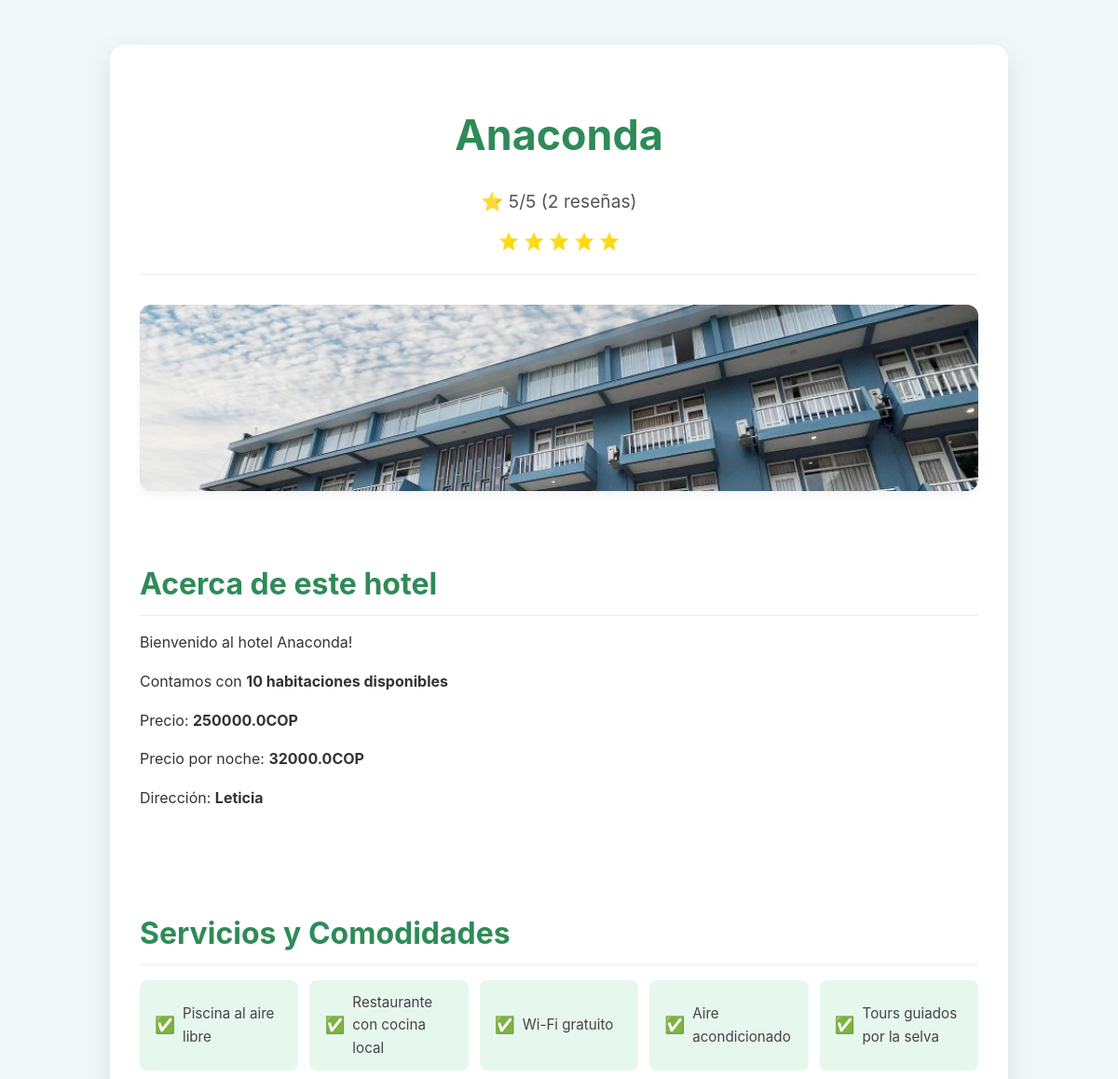
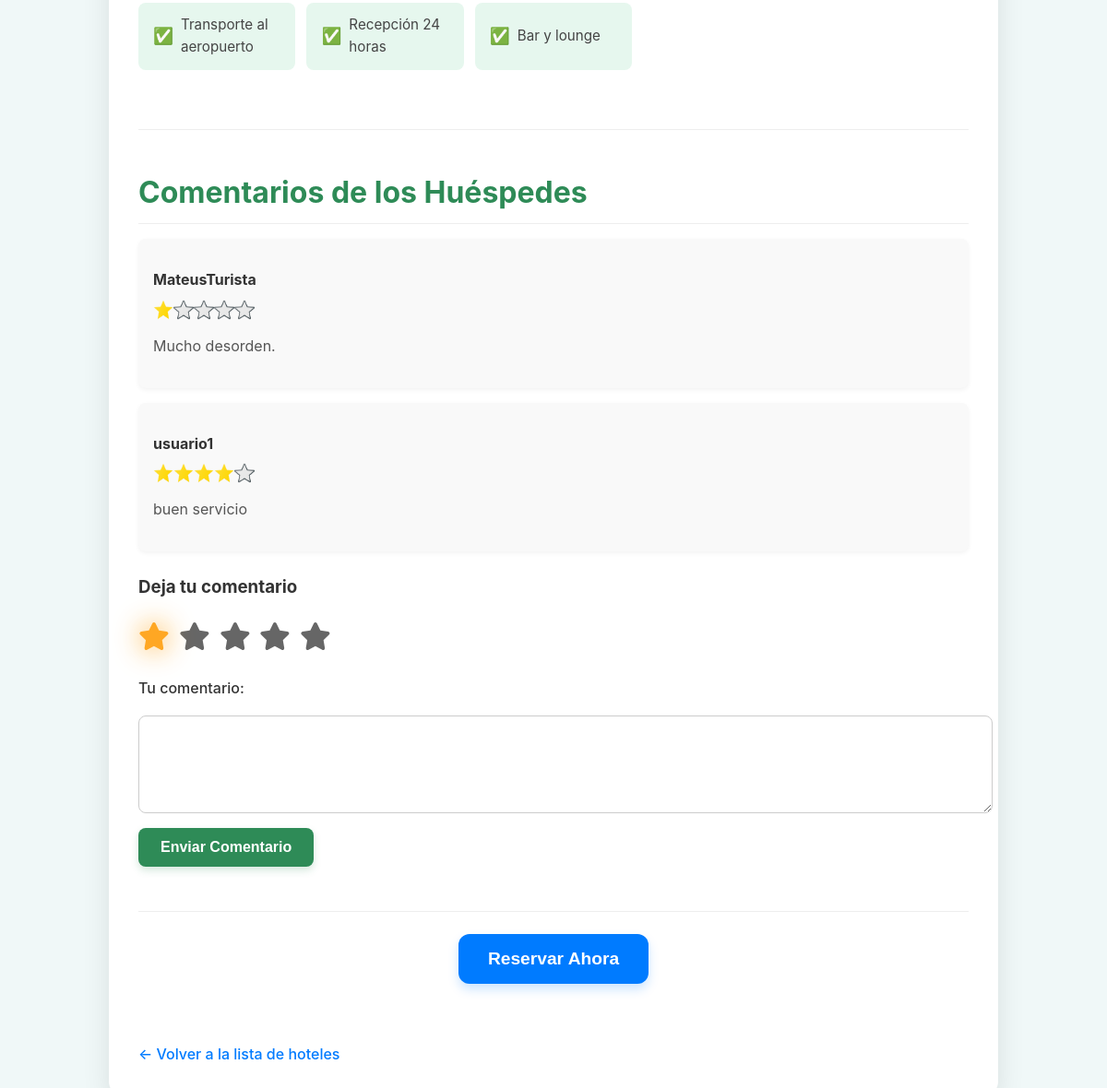
The app's page /buscar_hotel/Anaconda/ (signed in) with its own data (2 pictures, top to bottom).
### hoteles/models.py (models this page shows)
class Hoteles(models.Model):
    dueno = models.ForeignKey(User,on_delete=models.CASCADE)
    nombre = models.CharField(max_length=30)
    precio = models.FloatField(default=0)
    precio_noche = models.FloatField(default=0)
    descripcion = models.TextField(max_length=600)
    estrellas = models.IntegerField(default=1,validators=[MinValueValidator(1), MaxValueValidator(5)])
    ubicacion = models.TextField()
    """  resenas = models.IntegerField(default=0) """
    habitaciones = models.IntegerField(default=0,null=False)
    habitaciones_libres = models.IntegerField(default=0, validators=[MinValueValidator(0)])
    class Meta:
        permissions = [("can_register_hotels", "Registrar hoteles")]

class ImagenesH(models.Model):
    fk_hoteles = models.ForeignKey(Hoteles,on_delete=models.CASCADE)
    imagen = models.ImageField(upload_to="hoteles",null=True)

class Comentarios(models.Model):
    fk_hotel = models.ForeignKey(Hoteles,on_delete=models.CASCADE)
    fk_usuario = models.ForeignKey(User,on_delete=models.CASCADE)
    comentario = models.CharField(max_length=600)
    estrellas = models.IntegerField(default=1, validators=[MinValueValidator(1),MaxValueValidator(5)])

### login/models.py (models this page shows)
class User(AbstractUser):
    ROLE_CHOICES = [
        ('admin', 'Administrador'),
        ('Empresario', 'Empresario'),
        ('tourist', 'Turista'),
    ]
    role = models.CharField(max_length=10, choices=ROLE_CHOICES, default='tourist')
    groups = models.ManyToManyField(
        'auth.Group',
        related_name='custom_user_groups',  # Cambia el nombre relacionado
        blank=True,
        help_text='The groups this user belongs to.',
        verbose_name='groups',
    )
    user_permissions = models.ManyToManyField(
        'auth.Permission',
        related_name='custom_user_permissions',  # Cambia el nombre relacionado
        blank=True,
        help_text='Specific permissions for this user.',
        verbose_name='user permissions',
    )

### login/views.py (the view)
# urls.py: path('buscar_hotel/<str:nombre>/',buscar_hotel, name='buscar_hotel'),
def buscar_hotel(request,nombre):
    info_comentarios = []
    try:
        hotel = Hoteles.objects.get(nombre__iexact=nombre)
        comentarios = Comentarios.objects.filter(fk_hotel = hotel)
        for c in comentarios:
            usuario = c.fk_usuario
            info_comentarios.append({"usuario":usuario,"id":c.pk,"comentario":c.comentario,"estrellas_llenas_c":list(range(c.estrellas)),"estrellas_vacias_c":list(range(5 - c.estrellas))})
        ya_comento = Comentarios.objects.filter(fk_hotel = hotel,fk_usuario = request.user).exists()
    except Hoteles.DoesNotExist:
        hoteles = Hoteles.objects.all()
        informacion = []
        for h in hoteles:
            imgs = ImagenesH.objects.filter(fk_hoteles=h)
            informacion.append({"hotel": h, "imagenes": imgs})
        return render(request, "home.html", {"informacion": informacion})
    imagenes = ImagenesH.objects.filter(fk_hoteles = hotel)
    """   for img in imagenes:
        list_imagenes.append(img.imagen.url) """
    return render(request, "info_hotel.html",{"hotel":hotel,"imagenes": imagenes,"estrellas_llenas": range(hotel.estrellas), "estrellas_vacias": range(5 - hotel.estrellas),"comentarios":info_comentarios,"ya_comento":ya_comento})

### login/backend.py (called while the page is built)
    def get_user(self, user_id):
        User = get_user_model()
        try:
            return User.objects.get(pk=user_id)
        except User.DoesNotExist:
            return None

### login/templates/info_hotel.html (shortened to what this page needs)
{% load static %}
<!DOCTYPE html>
<html lang="es">
<head>
    <link rel="stylesheet" href="{% static '/css/info_hotel.css' %}">
</head>
<body>
    <div class="hotel-detail-container">
        <div class="hotel-header">
            <h1>{{hotel.nombre}}</h1>
            <p class="valoracion">⭐ {{hotel.estrellas}}/5 ({{comentarios|length}} reseñas)</p>
            <div class="container-estrellas">
                {% for i in estrellas_llenas %}
                <img class="estrella" src="{% static 'img/iconos/estrella.png' %}" alt="Estrella">
                {% endfor %}
            </div>
        </div>
        <div class="image-carousel">
            {% for img in imagenes %}
            <img src="{{img.imagen.url}}" alt="Imagen del Hotel 1">
            {% endfor %}
        </div>
        <div class="info-section">
            <h2>Acerca de este hotel</h2>
            <p>{{ hotel.descripcion }}</p>
            <p>Contamos con <strong>{{hotel.habitaciones_libres}} habitaciones disponibles</strong></p>
            <p class="precio">Precio: <strong>{{hotel.precio}}COP</strong></p>
            <p class="precio">Precio por noche: <strong>{{hotel.precio_noche}}COP</strong></p>
            <p class="precio">Dirección: <strong>{{hotel.ubicacion}}</strong></p>
        </div>
        <div class="info-section">
            <h2>Servicios y Comodidades</h2>
            <ul>
                <li>Piscina al aire libre</li>
                <li>Restaurante con cocina local</li>
                <li>Wi-Fi gratuito</li>
                <li>Aire acondicionado</li>
                <li>Tours guiados por la selva</li>
                <li>Transporte al aeropuerto</li>
                <li>Recepción 24 horas</li>
                <li>Bar y lounge</li>
            </ul>
        </div>
        <div class="comments-section">
            <h2>Comentarios de los Huéspedes</h2>
            <ul class="comment-list">
                {% if comentarios|length > 0 %}
                {% for c in comentarios %}
                <li class="comment-item">
                    <div class="encabezado-comentario">
                        {% if request.user.id == c.usuario.id %}
                          <p class="comment-author">{{c.usuario.username}}</p> <a href="{% url 'delete-comentarios'  c.id hotel.id %}" aria-label="Delete item"
                            class="delete-button">
                            <svg class="trash-svg" viewBox="0 -10 64 74" xmlns="http://www.w3.org/2000/svg">
                                <g id="trash-can">
                                    <rect x="16" y="24" width="32" height="30" rx="3" ry="3" fill="#e74c3c"></rect>
                                    <g transform-origin="12 18" id="lid-group">
                                        <rect x="12" y="12" width="40" height="6" rx="2" ry="2" fill="#c0392b"></rect>
                                        <rect x="26" y="8" width="12" height="4" rx="2" ry="2" fill="#c0392b"></rect>
                                    </g>
                                </g>
                            </svg>
                        </a>
                        {% else %}
                        <p class="comment-author">{{c.usuario.username}}</p>
                        {% endif %}
                    </div>
                    <div class="cont-estrella">
                        {% for i in c.estrellas_llenas_c %}
                        <img class="estrella" src="{% static 'img/iconos/estrella.png' %}" alt="Estrella">
                        {% endfor %}
                        {% for i in c.estrellas_vacias_c %}
                        <img class="estrella" src="{% static 'img/iconos/estrella_vacia.png' %}" alt="Estrella">
                        {% endfor %}
                    </div>
                    <p class="comment-text">{{c.comentario}}</p>
                </li>
                {% endfor %}
                {% else %}
                <div class="cont-sin-comentarios">
                    <img src="{% static '/img/img/capibara.webp' %}" alt="">
                </div>
                {% endif %}
            </ul>
            <h3>Deja tu comentario</h3>
            <form class="comment-form" method="post" action="{% url 'create-comentarios' %}">
                <div class="radio">
                    <label for="rating-5" title="5 stars">
                    </label>
                    <label for="rating-4" title="4 stars">
                    </label>
                    <label for="rating-3" title="3 stars">
                    </label>
                    <label for="rating-2" title="2 stars">
                    </label>
                    <label for="rating-1" title="1 star">
                    </label>
                </div>
                <label for="comment-text-area">Tu comentario:</label>
                <textarea id="comment-text-area" name="comentario" required></textarea>
                {%if ya_comento %}
                <p class="info"><b>Ya has dejado un comentario para este hotel </b></p>
                <button type="submit" disabled>Enviar Comentario</button>
                {% else %}
                <button type="submit">Enviar Comentario</button>
                {% endif %}
            </form>
        </div>
        <div class="action-button-container">
            <button class="action-button">Reservar Ahora</button>
        </div>
        <a href="{% url 'home' %}" class="back-button">← Volver a la lista de hoteles</a>
    </div>
</body>
</html>

### static/css/info_hotel.css (style rules this page uses)
body { font-family: "Inter", sans-serif; margin: 0; background-image: url("../img/img/fondo_i.png"); background-repeat: no-repeat; background-size: cover; background-color: #f0f8f8; color: #333; line-height: 1.6; }
.hotel-detail-container { max-width: 900px; margin: 3rem auto; background-color: #ffffff; border-radius: 1rem; box-shadow: 0 10px 30px rgba(0, 0, 0, 0.1); overflow: hidden; padding: 2rem; display: flex; flex-direction: column; gap: 2rem; }
.hotel-header { text-align: center; border-bottom: 1px solid #eee; padding-bottom: 1.5rem; }
.hotel-header h1 { font-size: 2.8rem; color: #2e8b57; margin-bottom: 0.5rem; }
.hotel-header .valoracion { font-size: 1.2rem; color: #555; margin-bottom: 1rem; }
.hotel-header .container-estrellas { display: flex; justify-content: center; gap: 0.3rem; margin-top: 0.5rem; }
.estrella { width: 22px; height: 22px; }
.image-carousel { display: grid; grid-template-columns: repeat(auto-fit, minmax(250px, 1fr)); gap: 1rem; }
.image-carousel img { width: 100%; height: 200px; object-fit: cover; border-radius: 0.75rem; box-shadow: 0 4px 10px rgba(0, 0, 0, 0.05); }
.info-section { padding: 1rem 0; }
.info-section h2 { font-size: 2rem; color: #2e8b57; margin-bottom: 1rem; border-bottom: 1px solid #eee; padding-bottom: 0.5rem; }
.info-section p { margin-bottom: 1rem; }
.info-section ul { list-style: none; padding: 0; display: grid; grid-template-columns: repeat(auto-fit, minmax(150px, 1fr)); gap: 0.75rem; }
.info-section ul li { background-color: #e6f7ee; padding: 0.75rem 1rem; border-radius: 0.5rem; font-size: 0.95rem; color: #444; display: flex; align-items: center; gap: 0.5rem; }
.info-section ul li::before { content: '✅'; font-size: 1.1rem; }
.comments-section { padding: 1rem 0; border-top: 1px solid #eee; }
.comments-section h2 { font-size: 2rem; color: #2e8b57; margin-bottom: 1rem; border-bottom: 1px solid #eee; padding-bottom: 0.5rem; }
.comment-list { list-style: none; padding: 0; margin-bottom: 1.5rem; }
.comment-item { background-color: #f9f9f9; border-radius: 0.5rem; padding: 1rem; margin-bottom: 1rem; box-shadow: 0 2px 5px rgba(0, 0, 0, 0.05); }
.encabezado-comentario { display: flex; }
.comment-author { font-weight: bold; color: #333; margin-bottom: 0.5rem; }
.cont-estrella { display: flex; flex-direction: row; }
.comment-text { color: #555; }
.comment-form { display: flex; flex-direction: column; gap: 1rem; }
.comment-form label { font-weight: 500; color: #333; }
.comment-form textarea { width: 100%; padding: 0.75rem; border: 1px solid #ccc; border-radius: 0.5rem; font-family: "Inter", sans-serif; font-size: 1rem; resize: vertical; min-height: 80px; }
.comment-form button { background-color: #2e8b57; color: white; border: none; padding: 0.75rem 1.5rem; border-radius: 0.5rem; cursor: pointer; font-size: 1rem; font-weight: 600; transition: background-color 0.3s ease, transform 0.2s ease; box-shadow: 0 4px 8px rgba(46, 139, 87, 0.2); align-self: flex-start; }
.action-button-container { text-align: center; padding-top: 1.5rem; border-top: 1px solid #eee; }
.action-button { background-color: #007bff; color: white; border: none; padding: 1rem 2rem; border-radius: 0.75rem; cursor: pointer; font-size: 1.2rem; font-weight: 600; transition: background-color 0.3s ease, transform 0.2s ease; box-shadow: 0 6px 12px rgba(0, 123, 255, 0.2); }
.back-button { display: inline-block; margin-top: 2rem; text-decoration: none; color: #007bff; font-weight: 500; font-size: 1rem; transition: color 0.3s ease; }
.radio { display: flex; justify-content: flex-end; gap: 10px; flex-direction: row-reverse; }
.radio>label { cursor: pointer; font-size: 30px; position: relative; display: inline-block; transition: transform 0.3s ease; }
.radio>label>svg { fill: #666; transition: fill 0.3s ease; }
.radio>label::before, .radio>label::after { content: ""; position: absolute; width: 6px; height: 6px; background-color: #ff9e0b; border-radius: 50%; opacity: 0; transform: scale(0); transition: transform 0.4s ease, opacity 0.4s ease; animation: particle-explosion 1s ease-out; }
.radio>label::before { top: -15px; left: 50%; transform: translateX(-50%) scale(0); }
.radio>label::after { bottom: -15px; left: 50%; transform: translateX(-50%) scale(0); }
.radio>input:checked+label>svg, .radio>input:checked+label~label>svg { fill: #ff9e0b; filter: drop-shadow(0 0 15px rgba(255, 158, 11, 0.9)); animation: pulse 0.8s infinite alternate; }
.radio input:checked~label svg { fill: #ffa723; }

### records on screen
Hoteles: nombre "Anaconda", estrellas "5", descripcion "Bienvenido al hotel Anaconda!", habitaciones_libres "10", precio "250000.0", precio_noche "32000.0", ubicacion "Leticia"
ImagenesH: imagen (picture)
User: usuario.username "MateusTurista", comentario "Mucho desorden."
User: usuario.username "usuario1", comentario "buen servicio"

### other values on screen
{{ comentarios|length }} "2"
